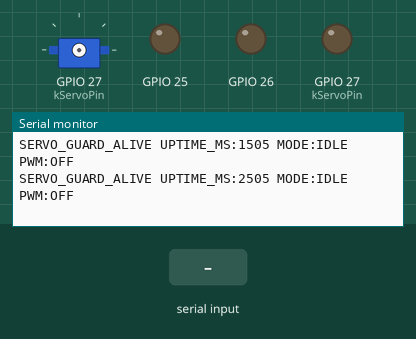
Simulated run of this program. Board: ESP32. Parts: servo, output pins drawn as LEDs (lit = HIGH), the last lines printed to the serial monitor. Inputs (shaded band) come from the test bench. Servo pulses on a pin are drawn as a servo (544–2400 µs = 0–180°).

Above: at 2.7 s.
2.8 s: "SERVO_TEST\n" received over Serial
At 3.9 s:
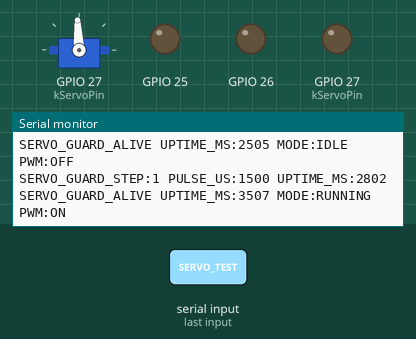
5.8 s: "ID\n" received over Serial
At 6.4 s:
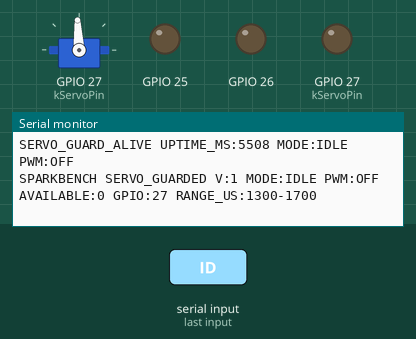
7.3 s: "STOP\n" received over Serial
At 7.46 s:
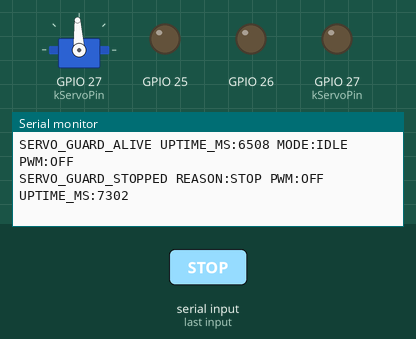
Timing chart, 0 to 10.3 s (numbered marks = the images above; inputs shaded):
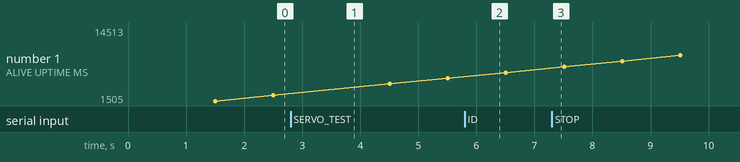

The program:

main.cpp
```cpp
// Compile-only preparation. Installation and servo actuation are not authorized.
// Fixed historical pulse sequence only; no generic PULSE/HOLD interface or RUN.
// Commands and UART acknowledgements do not measure actual waveform or angles.
#include <Arduino.h>

static constexpr uint8_t kServoPin = 27;
static constexpr uint16_t kPulsesUs[] = {1500, 1300, 1700, 1500};
static constexpr uint32_t kDwellMs = 2000, kLeaseMs = 1500, kMaxMs = 10000;
static constexpr uint32_t kFrequency = 50;
static constexpr uint8_t kResolution = 16;
static bool running = false, attached = false, consumed = false, faulted = false;
static unsigned stepIndex = 0;
static uint32_t started = 0, applied = 0, lastPing = 0, heartbeat = 0;
static char command[48];
static size_t commandLength = 0;
static bool overflow = false;

static void stopOutputs(const char *reason) {
  running = false;
  if (attached) {
    const bool writeOk = ledcWrite(kServoPin, 0);
    const bool detachOk = ledcDetach(kServoPin);
    attached = !detachOk;
    if (!writeOk || !detachOk) faulted = true;
  }
  digitalWrite(kServoPin, LOW);
  pinMode(kServoPin, OUTPUT);
  digitalWrite(25, LOW);
  digitalWrite(26, LOW);
  Serial.printf("SERVO_GUARD_STOPPED REASON:%s PWM:%s UPTIME_MS:%lu\n",
      reason, faulted ? "FAULT" : "OFF", millis());
}

static bool applyStep() {
  const uint16_t pulse = kPulsesUs[stepIndex];
  if (pulse < 1300 || pulse > 1700) {
    faulted = true;
    stopOutputs("PULSE_RANGE_ERROR");
    return false;
  }
  if (!attached) {
    if (!ledcAttach(kServoPin, kFrequency, kResolution)) {
      faulted = true;
      stopOutputs("PWM_ATTACH_ERROR");
      return false;
    }
    attached = true;
  }
  const uint32_t duty = (uint32_t(pulse) * 65535UL + 10000UL) / 20000UL;
  if (!ledcWrite(kServoPin, duty)) {
    faulted = true;
    stopOutputs("PWM_WRITE_ERROR");
    return false;
  }
  applied = uint32_t(millis());
  Serial.printf("SERVO_GUARD_STEP:%u PULSE_US:%u UPTIME_MS:%lu\n",
      stepIndex + 1, pulse, millis());
  return true;
}

static void handleCommand() {
  if (!strcmp(command, "ID") || !strcmp(command, "STATUS")) {
    Serial.printf("SPARKBENCH SERVO_GUARDED V:1 MODE:%s PWM:%s AVAILABLE:%u GPIO:27 RANGE_US:1300-1700\n",
        running ? "RUNNING" : "IDLE", faulted ? "FAULT" : attached ? "ON" : "OFF", !consumed && !faulted);
  } else if (!strcmp(command, "STOP")) {
    stopOutputs("STOP");
  } else if (!strcmp(command, "PING")) {
    if (running) {
      const uint32_t now = uint32_t(millis());
      if (uint32_t(now - started) >= kMaxMs) stopOutputs("DEADLINE");
      else if (uint32_t(now - lastPing) >= kLeaseMs) stopOutputs("LEASE_EXPIRED");
      else lastPing = now;
    }
  } else if (!strcmp(command, "SERVO_TEST")) {
    if (faulted || consumed || running) {
      Serial.println("SERVO_GUARD_ERROR TEST_UNAVAILABLE");
      return;
    }
    consumed = true;  // One fixed sequence per boot, including aborted sequences.
    running = true;
    stepIndex = 0;
    started = lastPing = uint32_t(millis());
    applyStep();
  } else if (commandLength) {
    Serial.println("SERVO_GUARD_ERROR COMMAND_REJECTED");
  }
}

void setup() {
  for (uint8_t pin : {uint8_t(25), uint8_t(26), kServoPin}) {
    digitalWrite(pin, LOW);
    pinMode(pin, OUTPUT);
  }
  Serial.begin(115200);
  delay(1500);
  Serial.println("SPARKBENCH SERVO_GUARDED BOOT PWM:OFF WAITING_FOR_EXPLICIT_TEST");
  stopOutputs("READY");
}

void loop() {
  // Bound parser work so a long/flooded serial stream cannot starve timeouts.
  for (unsigned n = 0; n < 64 && Serial.available(); ++n) {
    const char c = char(Serial.read());
    if (c == '\r') continue;
    if (c == '\n') {
      command[commandLength] = '\0';
      if (overflow) Serial.println("SERVO_GUARD_ERROR COMMAND_TOO_LONG");
      else handleCommand();
      commandLength = 0;
      overflow = false;
    } else if (!overflow && commandLength + 1 < sizeof(command)) {
      command[commandLength++] = c;
    } else {
      overflow = true;
    }
  }
  const uint32_t now = uint32_t(millis());
  if (running) {
    if (uint32_t(now - lastPing) >= kLeaseMs) {
      stopOutputs("LEASE_EXPIRED");
    } else if (uint32_t(now - started) >= kMaxMs) {
      stopOutputs("DEADLINE");
    } else if (uint32_t(now - applied) >= kDwellMs) {
      if (++stepIndex >= sizeof(kPulsesUs)/sizeof(kPulsesUs[0])) {
        stopOutputs("COMPLETE");
      } else {
        applyStep();
      }
    }
  }
  if (uint32_t(now - heartbeat) >= 1000) {
    heartbeat = now;
    Serial.printf("SERVO_GUARD_ALIVE UPTIME_MS:%lu MODE:%s PWM:%s\n", millis(),
        running ? "RUNNING" : "IDLE", faulted ? "FAULT" : attached ? "ON" : "OFF");
  }
  delay(2);
}
```

Measured:
- after the input at 2.8 s, the serial monitor: prints a new line at once (image 1)
- after the input at 5.8 s, the serial monitor: prints a new line at once (image 2)
- after the input at 7.3 s, the serial monitor: prints a new line at once (image 3)
- plotted number 1: 2505 → 5508 after the input at 2.8 s, 6508 → 14513 after the input at 7.3 s
